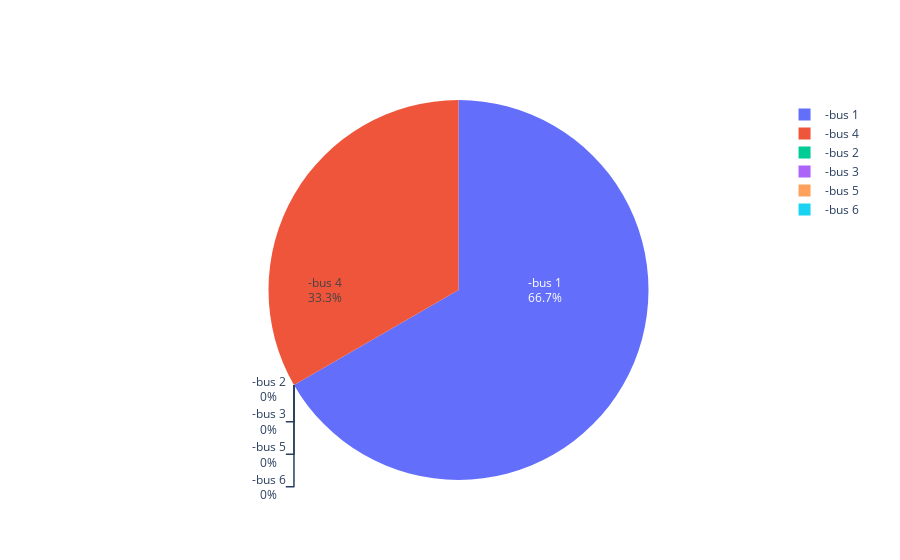

The notebook cell saved with this chart:
### Code cell
#Buses mas usados y cantidad ocupados
import plotly.graph_objects as go
#print(agaencia.vieajes)
print("Cantidad de buses ocupados", len(turismo.viajes))

buses = [{'name': bus["name"], 'destination': bus["destination"]} for bus in turismo.viajes]
data = [{'name': bus["name"], 'destination': bus["destination"]} for bus in data_bus]
count = [sum(x == bus for x in buses) for bus in data]
fig = go.Figure(data=[go.Pie(labels=["-"+bus["name"] for bus in data], values=count, textinfo='label+percent',
                             insidetextorientation='radial'
                            )])
fig.show()

### Figure 1 — Plotly figure (JSON) as saved in the notebook; plotly's stock layout.template omitted (floating-point values rounded to 4 significant figures)
{"data": [{"insidetextorientation": "radial", "labels": ["-bus 1", "-bus 2", "-bus 3", "-bus 4", "-bus 5", "-bus 6"], "textinfo": "label+percent", "type": "pie", "values": [2, 0, 0, 1, 0, 0]}], "layout": {}}
